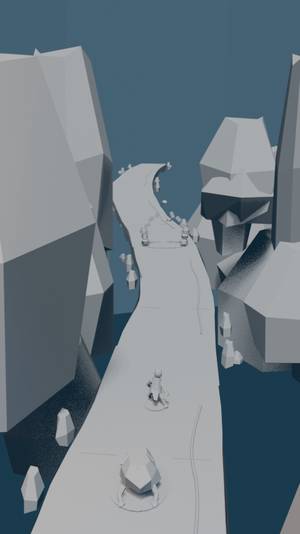
#> input picture docs/workstreams/temple-tr3/asset-proof/a2/a2-clay-portrait.png, 300 x 534 px, shrunk from 480 x 854 before the run, found by its file name
$ python evaluate_asset_proof_a2.py --output out.png --mode clay
#> lines starting #> are read from the running program, lines starting #| are printed output that depends on the picture
"""Fail-closed Pillow readability evidence for the isolated A2 proof."""

from __future__ import annotations

import argparse
import json
from pathlib import Path

from PIL import Image, ImageStat


def args() -> argparse.Namespace:
    parser = argparse.ArgumentParser()
    parser.add_argument("--output", required=True)
    parser.add_argument("--mode", choices=("clay", "final"), required=True)
    return parser.parse_args()


def luminance(image: Image.Image) -> Image.Image:
    return image.convert("RGB").convert("L")


def percentile(values: list[int], ratio: float) -> float:
    values = sorted(values)
    return values[min(len(values) - 1, int((len(values) - 1) * ratio))] / 255.0


def stats(path: Path, rois: dict[str, tuple[float, float, float, float]]) -> dict:
    with Image.open(path) as source:
#> source is the input picture: PIL image 300x534 RGBA; mean R, G, B, A 107.7, 121.6, 130.4, 255
        image = luminance(source)
#> in luminance, `return image.convert("RGB").convert("L")`:
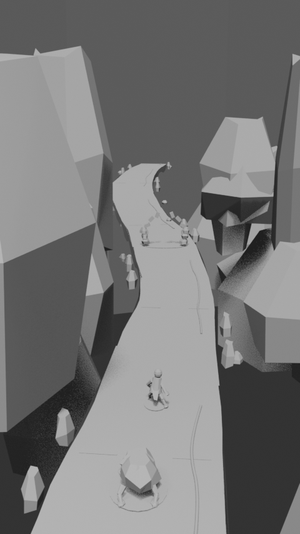
#> returned value: PIL image 300x534 L; min 23, max 187, mean 118.5
        values = list(image.getdata())
#> values = 160200 items
        width, height = image.size
#> width = 300; height = 534
        roi_stats = {}
        for label, (x0, y0, x1, y1) in rois.items():
            box = (round(width * x0), round(height * y0), round(width * x1), round(height * y1))
            crop = image.crop(box)
            crop_values = list(crop.getdata())
            roi_stats[label] = {"box": box, "p50": percentile(crop_values, .5), "p95": percentile(crop_values, .95), "contrast": (max(crop_values) - min(crop_values)) / 255.0}
#> after the loop, roi_stats = 5 items
        return {"path": str(path), "width": width, "height": height, "p50": percentile(values, .5), "p95": percentile(values, .95), "nearBlackPercent": sum(v <= 10 for v in values) / len(values) * 100.0, "rois": roi_stats}


def main() -> None:
    parsed = args()
    out = Path(parsed.output).resolve()
    frames = {
        "portrait": out / ("a2-clay-portrait.png" if parsed.mode == "clay" else "portrait-hero.png"),
        "desktop": out / ("a2-clay-desktop.png" if parsed.mode == "clay" else "desktop-hero.png"),
        "closeup": out / ("a2-clay-silhouette-closeup.png" if parsed.mode == "clay" else "runner-pursuer-obstacle-closeup.png"),
    }
    rois = {
        "road": (0.19, .47, .81, .98), "runner": (.38, .47, .62, .74),
        "pursuer": (.23, .63, .77, .98), "ring": (.34, .23, .66, .57),
        "canyon": (.03, .12, .97, .58),
    }
    evidence = {name: stats(path, rois) for name, path in frames.items()}
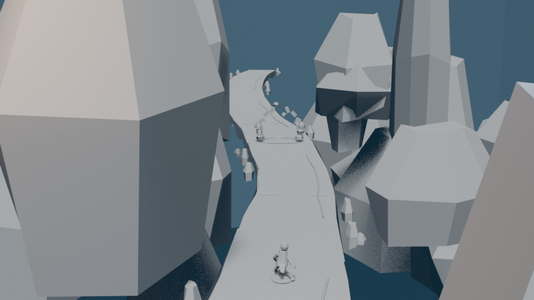
#> input picture docs/workstreams/temple-tr3/asset-proof/a2/a2-clay-desktop.png, 534 x 300 px, shrunk from 854 x 480 before the run, found by its file name
#> in stats, source is the input picture: PIL image 534x300 RGBA; mean R, G, B, A 126.4, 133.8, 139, 255
#> the loop in stats (call 2), `for label, (x0, y0, x1, y1) in rois.items():` made 5 passes
#> pass 1, in stats (call 2), `crop = image.crop(box)`:
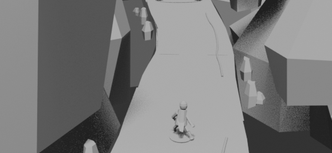
#> crop: PIL image 332x153 L; min 24, max 186, mean 122.8
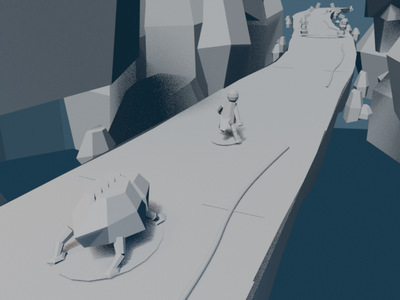
#> input picture docs/workstreams/temple-tr3/asset-proof/a2/a2-clay-silhouette-closeup.png, 400 x 300 px, shrunk from 640 x 480 before the run, found by its file name
#> in stats, source is the input picture: PIL image 400x300 RGBA; mean R, G, B, A 112.3, 123.6, 130.8, 255
#> in luminance (call 3), `return image.convert("RGB").convert("L")`:
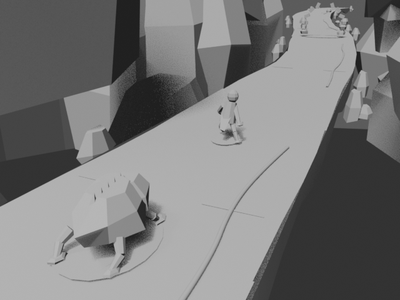
#> returned value: PIL image 400x300 L; min 22, max 185, mean 121.1
#> in stats (call 3), `values = list(image.getdata())`: values = 120000 items
#> the loop in stats (call 3), `for label, (x0, y0, x1, y1) in rois.items():` made 5 passes
#> pass 1, in stats (call 3), `crop = image.crop(box)`:
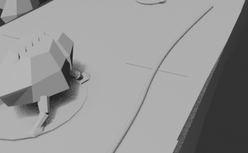
#> crop: PIL image 248x153 L; min 22, max 185, mean 148.5
#> pass 3, in stats (call 3), `crop = image.crop(box)`:
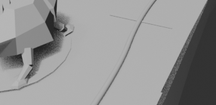
#> crop: PIL image 216x105 L; min 22, max 185, mean 146.7
#> evidence = 3 items
    clay_rules = []
    for value in evidence.values():
        clay_rules.extend((
            value["p50"] >= .12, value["p95"] >= .34, value["nearBlackPercent"] < 18.0,
            value["rois"]["road"]["contrast"] >= .12,
            value["rois"]["runner"]["contrast"] >= .08,
            value["rois"]["pursuer"]["contrast"] >= .08,
            value["rois"]["ring"]["contrast"] >= .08,
            value["rois"]["canyon"]["contrast"] >= .10,
        ))
#> this loop made 3 passes
#> after the loop, clay_rules = [True, True, True, True, True, True, True, True, True, True, True, True, True, True, True, True, True, True, True, True, True, True, True, True]
    final_rules = []
    for value in evidence.values():
        final_rules.extend((
            value["p50"] >= .16, value["p95"] >= .48, value["nearBlackPercent"] < 12.0,
            value["rois"]["road"]["p50"] >= .20,
            value["rois"]["runner"]["contrast"] >= .10,
            value["rois"]["pursuer"]["contrast"] >= .10,
            value["rois"]["ring"]["contrast"] >= .10,
        ))
#> after the loop, final_rules = [True, True, True, True, True, True, True, True, True, True, True, True, True, True, True, True, True, True, True, True, True]
    passed = all(clay_rules if parsed.mode == "clay" else final_rules)
#> passed = True
    payload = {
        "schema": "temple-tr3-a2-pillow-readability-v1", "mode": parsed.mode,
        "passed": passed, "frames": evidence,
        "notes": [
            "ROIs are declared camera-space evidence regions, not fabricated runtime bounds.",
            "Numeric readability cannot replace the required manual structural/blockout review.",
        ],
    }
    destination = out / ("a2-clay-readability.json" if parsed.mode == "clay" else "a2-final-readability.json")
    destination.write_text(json.dumps(payload, indent=2) + "\n", encoding="utf-8")
    print(json.dumps({"passed": passed, "evidence": str(destination)}, indent=2))
#| {
#|   "passed": true,
#|   "evidence": "tools/temple-asset-pipeline/out.png/a2-clay-readability.json"
#| }
    if not passed:
        raise SystemExit(1)


if __name__ == "__main__":
    main()
